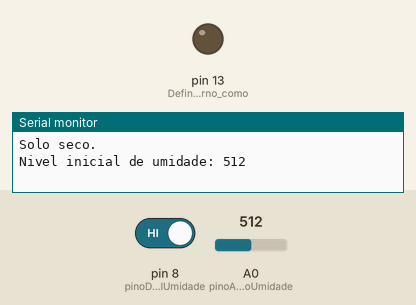
This sketch was run on a simulated Arduino Uno, built with avr-gcc and run on an emulated ATmega328P. Shown: output pins drawn as LEDs (lit = HIGH), the last lines printed to the serial monitor. The inputs (shaded band) are chosen by the test bench; at power-on: pin 8 (pinoDigitalUmidade) HIGH, A0 (pinoAnalogicoUmidade) = 512.

Above: at 1.2 s.
1.3 s: pin 8 (pinoDigitalUmidade) driven LOW
At 1.8 s:
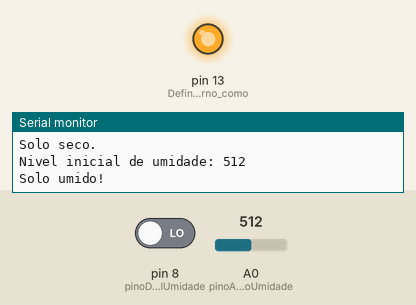
4.3 s: pin 8 (pinoDigitalUmidade) driven HIGH
At 5.5 s:
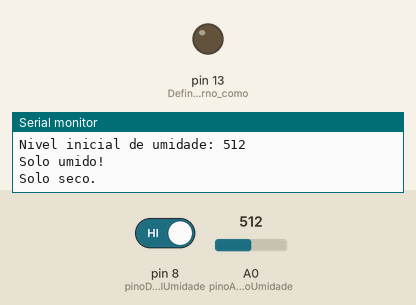
Timing chart, 0 to 7.3 s (numbered marks = the images above; inputs shaded):
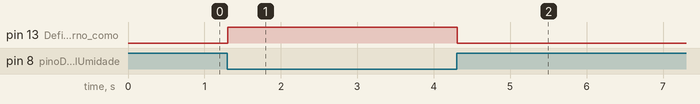

Measured:
- after the input at 1.3 s, pin 13 (Define_o_LED_interno_como): LOW → HIGH at once
- after the input at 4.3 s, pin 13 (Define_o_LED_interno_como): HIGH → LOW at once

The sketch:

Projecto_X_Sistema_de_irrigacao_automatico.ino
```cpp
// Define o pino digital conectado à saída digital do sensor de umidade
int pinoDigitalUmidade = 8;

// Define o pino analógico conectado à saída analógica do sensor de umidade
int pinoAnalogicoUmidade = A0;

// Variável para guardar o último estado lido do pino digital (seco ou úmido)
bool estadoAnteriorDigital = HIGH;

// Variável para guardar o último valor lido da umidade analógica
int nivelAnteriorUmidade = 0;


void setup() {
  Serial.begin(9600); // Inicia a comunicação serial com o terminal (ex: Virtual Terminal no Proteus)

  pinMode(pinoDigitalUmidade, INPUT);   // Define o pino digital como entrada
  pinMode(LED_BUILTIN, OUTPUT);         // Define o LED interno como saída (útil para indicar se o solo está seco ou úmido)

  // Lê o estado inicial do sensor digital (LOW = úmido, HIGH = seco)
  int estadoInicial = digitalRead(pinoDigitalUmidade);

  // Lê o valor inicial da umidade (0–1023) do sensor analógico
  int nivelInicial = analogRead(pinoAnalogicoUmidade);

  // Verifica o estado inicial do solo usando o sensor digital
  if (estadoInicial == LOW) {
    Serial.println("Solo umido!");         // Mostra mensagem no terminal
    digitalWrite(LED_BUILTIN, HIGH);       // Acende o LED se estiver úmido
  } else {
    Serial.println("Solo seco.");
    digitalWrite(LED_BUILTIN, LOW);        // Apaga o LED se estiver seco
  }

  // Mostra o valor lido da umidade analógica
  Serial.print("Nivel inicial de umidade: ");
  Serial.println(nivelInicial);

  // Atualiza as variáveis de estado anterior
  estadoAnteriorDigital = estadoInicial;
  nivelAnteriorUmidade = nivelInicial;
}

void loop() {
  // Lê o estado atual do sensor digital
  int estadoAtual = digitalRead(pinoDigitalUmidade);

  // Lê o nível atual da umidade no pino analógico
  int nivelAtual = analogRead(pinoAnalogicoUmidade);

  // Verifica se o estado digital mudou desde a última leitura
  if (estadoAtual != estadoAnteriorDigital) {
    estadoAnteriorDigital = estadoAtual;

    if (estadoAtual == LOW) {
      Serial.println("Solo umido!");
      digitalWrite(LED_BUILTIN, HIGH);  // Acende o LED se o solo estiver úmido
    } else {
      Serial.println("Solo seco.");
      digitalWrite(LED_BUILTIN, LOW);   // Apaga o LED se estiver seco
    }
  }

  // Verifica se o nível analógico mudou
  if (nivelAtual != nivelAnteriorUmidade) {
    if (nivelAtual > nivelAnteriorUmidade) {
      Serial.print("Umidade aumentando: ");   // Solo ficando mais úmido
    } else {
      Serial.print("Umidade diminuindo: ");   // Solo ficando mais seco
    }

    // Mostra o novo valor da umidade
    Serial.println(nivelAtual);

    // Atualiza o valor anterior
    nivelAnteriorUmidade = nivelAtual;
  }

  delay(100); // Espera 100 milissegundos antes da próxima leitura
}
```
